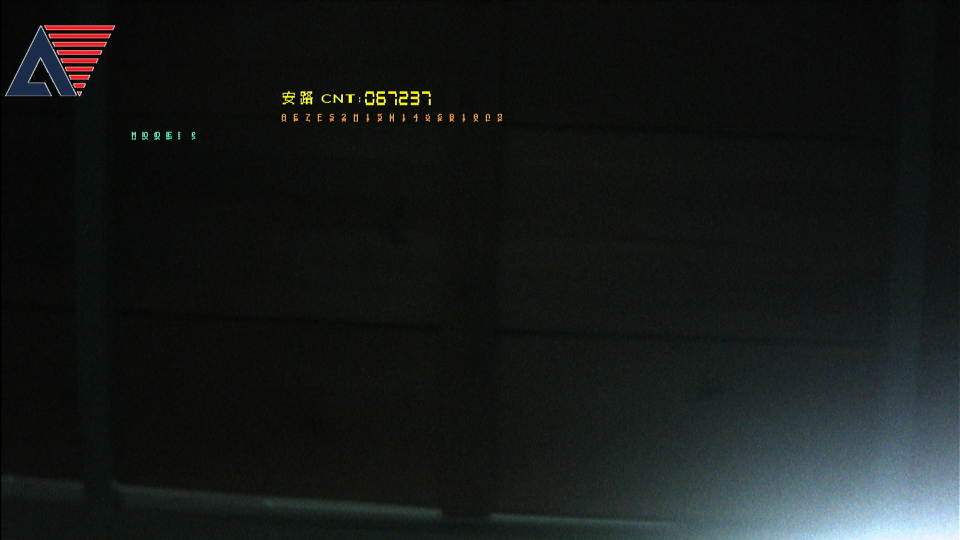
#> input picture captures/2026-10-12_遥测诊断/G1.png, 1920 x 1080 px, given in place of IMG_20261006_192107.jpg, which was not available (shown at 1/2 size)
$ python win_text.py
#> lines starting #> are read from the running program, lines starting #| are printed output that depends on the picture; pictures that were not available may be replaced by others from this repository, and a replacement may not be noted
# -*- coding: utf-8 -*-
# 彩色画面上那三张：按"屏幕上的相对位置"开窗（文字总在同一屏幕位置，只是手持角度略移）
import os
import numpy as np
from PIL import Image

SRC = r"E:\FPGA"
OUT = r"E:\FPGA\_analysis"
regions = {
    "IMG_20261006_192107": (800, 1240, 900, 1060),
    "IMG_20261006_192127": (1560, 1990, 780, 940),
    "IMG_20261006_192131": (980, 1470, 960, 1130),
}
for name, (x0, x1, y0, y1) in regions.items():
    a = np.asarray(Image.open(os.path.join(SRC, name + ".jpg")).convert("RGB")).astype(np.int16)
    sub = a[y0:y1, x0:x1]
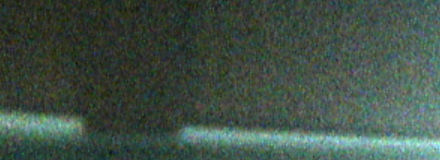
#> sub: shape (160, 440, 3) int16; mean R, G, B 24.3, 29.7, 26.2; drawn with min black and max white
    R, G, B = sub[..., 0], sub[..., 1], sub[..., 2]
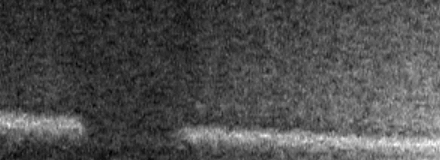
#> R: shape (160, 440) int16; min 6, max 66, mean 24.3; drawn with min black and max white
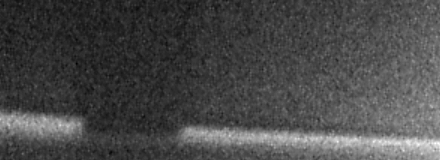
#> G: shape (160, 440) int16; min 6, max 89, mean 29.7; drawn with min black and max white
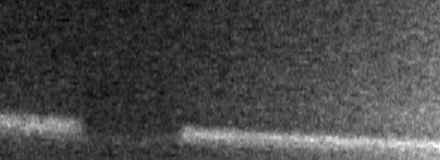
#> B: shape (160, 440) int16; min 2, max 87, mean 26.2; drawn with min black and max white
    rgb = Image.fromarray(sub.astype(np.uint8))
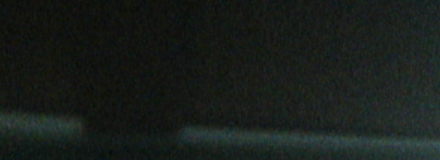
#> rgb: PIL image 440x160 RGB; mean R, G, B 24.3, 29.7, 26.2
    rgb.resize((rgb.width*4, rgb.height*4), Image.LANCZOS).save(os.path.join(OUT, name + "_win_rgb.png"))
    for tag, m in (
        ("t1", (R < 100) & (G > 190) & (B < 210)),          # 宽松：绿文字
        ("t2", (G.astype(np.int32) - B.astype(np.int32)) > 60),  # 绿多于蓝
#> (the run stopped early here; a loop or call above may not have finished)
